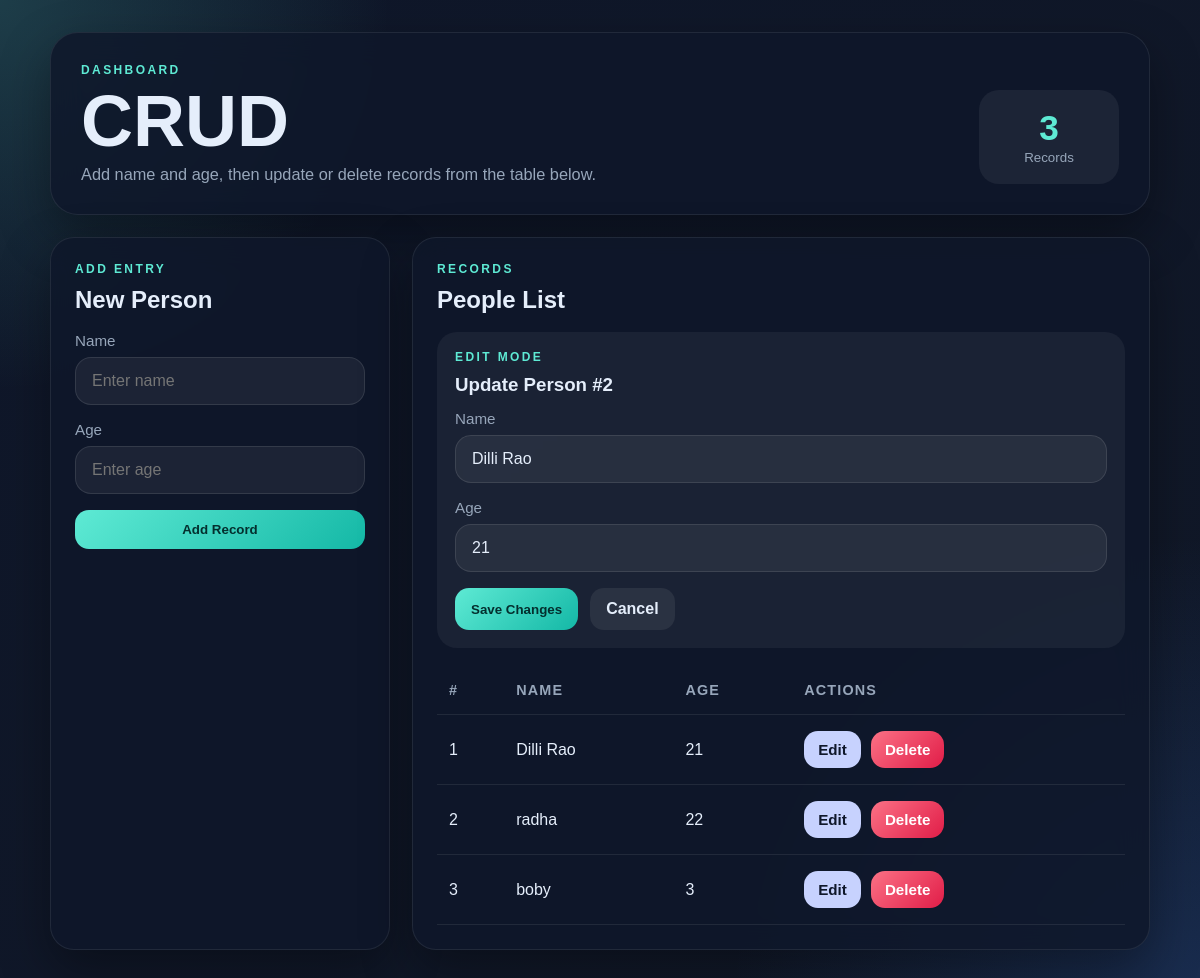
/?edit=2, run on the app's committed database.
### app.py (models this page shows)
class Base(DeclarativeBase):
    pass

class Person(Base):
    __tablename__ = "people"
    id: Mapped[int] = mapped_column(primary_key=True, autoincrement=True)
    name: Mapped[str] = mapped_column(nullable=False)
    age: Mapped[int] = mapped_column(nullable=False)

### app.py (the view)
@app.route("/")
def index():
    edit_id = request.args.get("edit", type=int)
    with get_db_session() as session:
        people = session.scalars(select(Person).order_by(Person.id)).all()
        edit_person = session.get(Person, edit_id) if edit_id is not None else None
    return render_template("index.html", people=people, edit_person=edit_person)

### app.py (called while the page is built)
@contextmanager
def get_db_session() -> Session:
    session = SessionLocal()
    try:
        yield session
        session.commit()
    except Exception:
        session.rollback()
        raise
    finally:
        session.close()

@app.before_request
def ensure_database() -> None:
    if not DATABASE_PATH.exists():
        init_db()
        sync_people_csv()

### templates/index.html (shortened to what this page needs)
<!DOCTYPE html>
<html lang="en">
<head>
  <link rel="stylesheet" href="{{ url_for('static', filename='style.css') }}">
</head>
<body>
  <main class="page-shell">
    <section class="hero-card">
      <div>
        <p class="eyebrow">Dashboard</p>
        <h1>CRUD</h1>
        <p class="subcopy">Add name and age, then update or delete records from the table below.</p>
      </div>
      <div class="hero-stat">
        <span>{{ people|length }}</span>
        <small>Records</small>
      </div>
    </section>
    <section class="grid-layout">
      <article class="panel">
        <div class="panel-header">
          <div>
            <p class="eyebrow">Add Entry</p>
            <h2>New Person</h2>
          </div>
        </div>
        <form class="stack-form" action="{{ url_for('add_person') }}" method="post">
          <label>
            <span>Name</span>
            <input type="text" name="name" placeholder="Enter name" required>
          </label>
          <label>
            <span>Age</span>
            <input type="number" name="age" min="1" placeholder="Enter age" required>
          </label>
          <button type="submit" class="primary-btn">Add Record</button>
        </form>
      </article>
      <article class="panel table-panel">
        <div class="panel-header">
          <div>
            <p class="eyebrow">Records</p>
            <h2>People List</h2>
          </div>
        </div>
        {% if edit_person %}
          <div class="edit-card">
            <div class="panel-header compact">
              <div>
                <p class="eyebrow">Edit Mode</p>
                <h3>Update Person #{{ edit_person.id }}</h3>
              </div>
            </div>
            <form class="stack-form" action="{{ url_for('update_person', person_id=edit_person.id) }}" method="post">
              <label>
                <span>Name</span>
                <input type="text" name="name" value="{{ edit_person.name }}" required>
              </label>
              <label>
                <span>Age</span>
                <input type="number" name="age" min="1" value="{{ edit_person.age }}" required>
              </label>
              <div class="button-row">
                <button type="submit" class="primary-btn">Save Changes</button>
                <a class="ghost-btn" href="{{ url_for('index') }}">Cancel</a>
              </div>
            </form>
          </div>
        {% endif %}
        <div class="table-wrap">
          <table>
            <thead>
              <tr>
                <th>#</th>
                <th>Name</th>
                <th>Age</th>
                <th>Actions</th>
              </tr>
            </thead>
            <tbody>
              {% for person in people %}
                <tr>
                  <td>{{ loop.index }}</td>
                  <td>{{ person.name }}</td>
                  <td>{{ person.age }}</td>
                  <td>
                    <div class="action-row">
                      <a class="chip edit" href="{{ url_for('index', edit=person.id) }}">Edit</a>
                      <form action="{{ url_for('delete_person', person_id=person.id) }}" method="post" onsubmit="return confirm('Delete this record?');">
                        <button type="submit" class="chip delete">Delete</button>
                      </form>
                    </div>
                  </td>
                </tr>
              {% else %}
                <tr>
                  <td colspan="4" class="empty-state">No records yet. Add the first person above.</td>
                </tr>
              {% endfor %}
            </tbody>
          </table>
        </div>
      </article>
    </section>
  </main>
</body>
</html>

### static/style.css (style rules this page uses)
:root { --bg-1: #0f172a; --bg-2: #111827; --card: rgba(15, 23, 42, 0.84); --card-border: rgba(255, 255, 255, 0.08); --text: #e5eefb; --muted: #97a6ba; --accent: #5eead4; --accent-strong: #14b8a6; --danger: #fb7185; --danger-strong: #e11d48; --shadow: 0 20px 50px rgba(0, 0, 0, 0.35); }
* { box-sizing: border-box; }
body { margin: 0; min-height: 100vh; font-family: Arial, Helvetica, sans-serif; color: var(--text); background: radial-gradient(circle at top left, rgba(94, 234, 212, 0.18), transparent 25%), radial-gradient(circle at bottom right, rgba(59, 130, 246, 0.2), transparent 30%), linear-gradient(135deg, var(--bg-1), var(--bg-2)); }
.page-shell { width: min(1100px, calc(100% - 32px)); margin: 0 auto; padding: 32px 0 56px; }
.hero-card, .panel, .flash { border: 1px solid var(--card-border); background: var(--card); -webkit-backdrop-filter: blur(16px); backdrop-filter: blur(16px); box-shadow: var(--shadow); }
.hero-card { border-radius: 28px; padding: 30px; display: flex; justify-content: space-between; gap: 20px; align-items: end; margin-bottom: 22px; }
.eyebrow { margin: 0 0 10px; color: var(--accent); text-transform: uppercase; letter-spacing: 0.2em; font-size: 0.75rem; font-weight: 700; }
h1, h2, h3, p { margin-top: 0; }
h1 { margin-bottom: 10px; font-size: clamp(2.4rem, 6vw, 4.8rem); line-height: 0.95; }
.subcopy { max-width: 560px; margin-bottom: 0; color: var(--muted); font-size: 1.02rem; }
.hero-stat { min-width: 140px; padding: 18px 20px; border-radius: 20px; background: rgba(255, 255, 255, 0.06); text-align: center; }
.hero-stat span { display: block; font-size: 2.2rem; font-weight: 800; color: var(--accent); }
.hero-stat small { color: var(--muted); }
.grid-layout { display: grid; grid-template-columns: 340px 1fr; gap: 22px; }
.panel { border-radius: 24px; padding: 24px; }
.panel-header { display: flex; justify-content: space-between; align-items: start; margin-bottom: 18px; }
.panel-header.compact { margin-bottom: 14px; }
.panel-header h2, .panel-header h3 { margin-bottom: 0; }
.stack-form { display: grid; gap: 16px; }
label span { display: block; margin-bottom: 8px; color: var(--muted); font-size: 0.95rem; }
input { width: 100%; border: 1px solid rgba(255, 255, 255, 0.1); border-radius: 16px; padding: 14px 16px; outline: none; color: var(--text); background: rgba(255, 255, 255, 0.06); font-size: 1rem; }
.primary-btn, .ghost-btn, .chip { border: none; border-radius: 14px; padding: 12px 16px; font-weight: 700; text-decoration: none; cursor: pointer; transition: transform 0.15s ease, box-shadow 0.15s ease, opacity 0.15s ease; }
.primary-btn { background: linear-gradient(135deg, var(--accent), var(--accent-strong)); color: #042f2e; }
.ghost-btn { display: inline-flex; align-items: center; justify-content: center; background: rgba(255, 255, 255, 0.07); color: var(--text); }
.button-row { display: flex; gap: 12px; flex-wrap: wrap; }
.table-panel { overflow: hidden; }
.edit-card { margin-bottom: 18px; padding: 18px; border-radius: 20px; background: rgba(255, 255, 255, 0.05); }
.table-wrap { overflow-x: auto; }
table { width: 100%; border-collapse: collapse; }
th, td { padding: 16px 12px; border-bottom: 1px solid rgba(255, 255, 255, 0.08); text-align: left; }
th { color: var(--muted); font-size: 0.9rem; font-weight: 700; text-transform: uppercase; letter-spacing: 0.08em; }
.action-row { display: flex; align-items: center; gap: 10px; flex-wrap: wrap; }
.action-row form { margin: 0; }
.chip { display: inline-flex; align-items: center; justify-content: center; padding: 10px 14px; font-size: 0.95rem; }
.chip.edit { color: #0f172a; background: #c7d2fe; }
.chip.delete { color: #fff; background: linear-gradient(135deg, var(--danger), var(--danger-strong)); }

### data on the page
Person: id "2", name "Dilli Rao", age "21"
Person: name "radha", age "22"
Person: name "boby", age "3"

### other printed values
{{ people|length }} "3"
